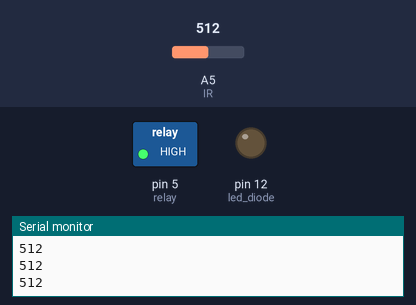
This sketch was run on a simulated Arduino Uno, built with avr-gcc and run on an emulated ATmega328P. Parts: switched loads named in the sketch (green lamp = pin HIGH), output pins drawn as LEDs (lit = HIGH), the last lines printed to the serial monitor. Dashed ring = blinking. Inputs (shaded band) come from the test bench; at power-on: A5 (IR) = 512.

Above: at 1.26 s.
1.3 s: A5 (IR) set to 983
4.3 s: A5 (IR) set to 1007
At 4.3 s:
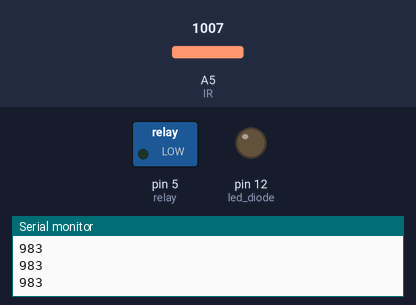
5.8 s: A5 (IR) set to 990
At 8.7 s:
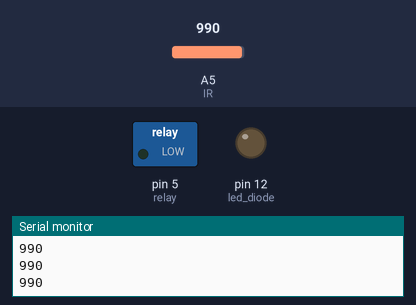
8.8 s: A5 (IR) set to 1010
At 9.6 s:
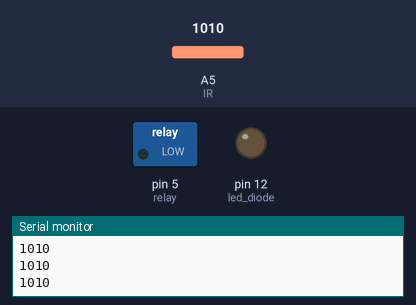
Timing chart, 0 to 11.3 s (numbered marks = the images above; inputs shaded):
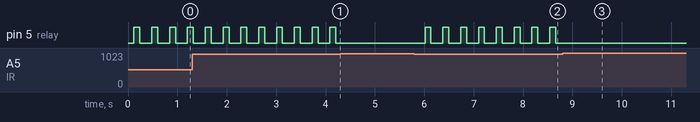

Measured:
- the behaviour switches between 999 and 1000 on A5 (IR) (found by bisection; images 0 and 1)
- after the input at 4.3 s, pin 5 (relay): stops changing and stays LOW
- after the input at 5.8 s, pin 5 (relay): alternates HIGH for 0.12 s and LOW for 0.24 s, starting after 0.22 s
- after the input at 8.8 s, pin 5 (relay): stops changing and stays LOW
- by itself, pin 5 (relay): alternates HIGH for 0.12 s and LOW for 0.24 s

The sketch:

_r_led_sistemi.ino
```cpp
int relay = 5;
int IR = A5;
int led_diode = 12;

int click = 0;

void state_machine(int ir){
  if(ir != 1023 && ir < 1000){
    if(click == 1){
      digitalWrite(relay,HIGH);
      click += 1;
    }
    else if(click == 2){
      digitalWrite(relay,LOW);
      click = 0;
    }
    else{
      click += 1;
    }

  }
}

void setup(){
  Serial.begin(9600);

  pinMode(relay,OUTPUT);
  pinMode(IR,INPUT);
  pinMode(led_diode,OUTPUT);
}

void loop(){
  int f = analogRead(IR);
  state_machine(f);
  delay(120);
  Serial.println(f);

}
```
